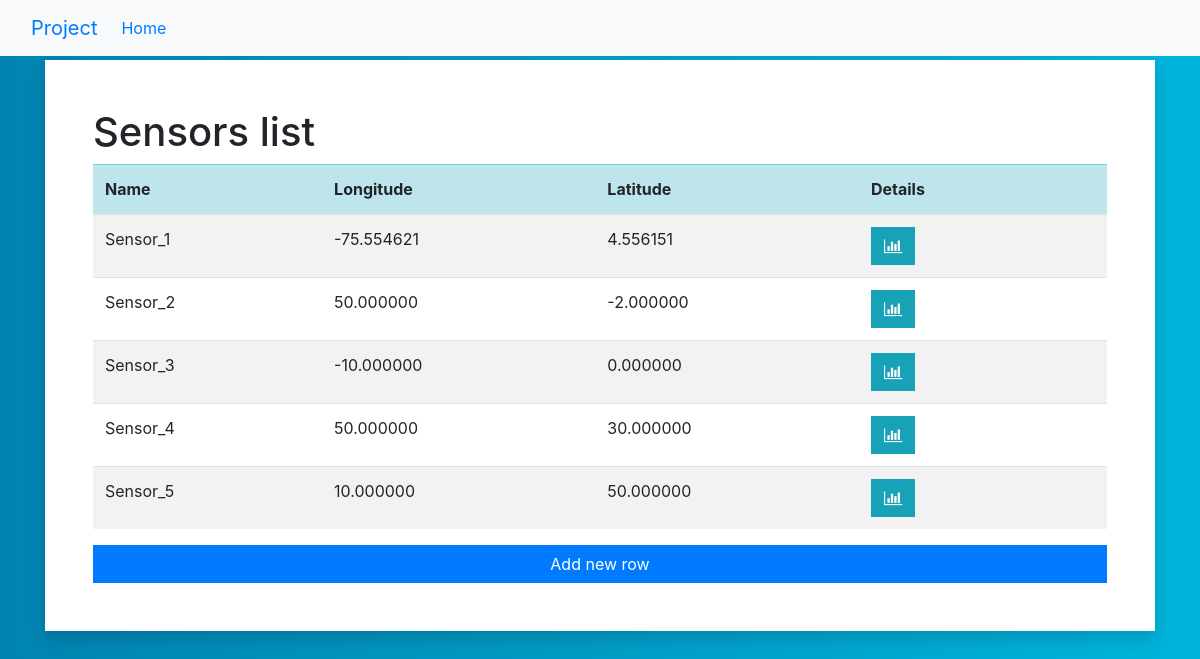
The app's page /kabinet/sensors/ with its own data.
### kabinet/models.py (models this page shows, shortened)
class Sensor(models.Model):
    name = models.CharField(max_length=20)
    lon = models.DecimalField(max_digits=9, decimal_places=6)
    lat = models.DecimalField(max_digits=9, decimal_places=6)

### kabinet/views.py (the view)
# urls.py: path('sensors/', views.SensorsView, name='sensors'),
def SensorsView(request):
    sensor_list = Sensor.objects.all()
    return render(request, "kabinet/sensors.html", {"sensor_list" : sensor_list})

### kabinet/templates/kabinet/sensors.html (shortened to what this page needs)
{% extends ".//base.html" %}
{% block body %}
<div class="container py-1">
    <div class="row">
        <div class="col-lg-12 mx-auto">
            <div class="card rounded-0 border-0 shadow">
                <div class="card-body p-5">
                    <h1>Sensors list</h1>
                    <div class="table-responsive">
                        <table class="table table-striped" id="sensorTable">
                            <thead class="table-info">
                                <tr>
                                    <th scope="col">Name</th>
                                    <th scope="col">Longitude</th>
                                    <th scope="col">Latitude</th>
                                    <th scope="col">Details</th>
                                    <th scope=""></th>
                                </tr>
                            </thead>
                            <tbody>
                                {% for s in sensor_list %}
                                <tr>
                                    <td> {{s.name}} </td>
                                    <td> {{s.lon}} </td>
                                    <td> {{s.lat}} </td>
                                    <td><button class="btn btn-info rounded-0" id ="details"><i class="fa fa-bar-chart"></i></button</td>
                                    <td></td>
                                </tr>
                                {% endfor %}
                            </tbody>
                        </table>
                    </div>
                    <a class="btn btn-primary rounded-0 btn-block" id="insertRow" href="#">Add new row</a>
                </div>
            </div>
        </div>
    </div>
</div>
{% endblock %}

### kabinet/templates/kabinet/base.html (style rules this page uses)
body { background: #0083B0; background: -webkit-linear-gradient(to right, #0083B0, #00B4DB); background: linear-gradient(to right, #0083B0, #00B4DB); min-height: 100vh; }

### records on screen
Sensor: name "Sensor_1", lon "-75.554621", lat "4.556151"
Sensor: name "Sensor_2", lon "50.000000", lat "-2.000000"
Sensor: name "Sensor_3", lon "-10.000000", lat "0.000000"
Sensor: name "Sensor_4", lon "50.000000", lat "30.000000"
Sensor: name "Sensor_5", lon "10.000000", lat "50.000000"
